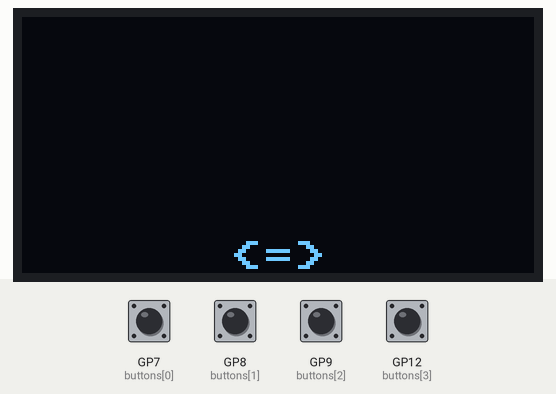
Simulated run of this program. Board: Raspberry Pi Pico running MicroPython. Shown: 128×64 one-colour display. Inputs (shaded band) come from the test bench; at power-on: GP7 (buttons[0]), GP8 (buttons[1]), GP9 (buttons[2]), GP12 (buttons[3]) HIGH.

Above: at 1.2 s.
1.3 s: GP7 (buttons[0]) pulled LOW for 1 s
At 3.1 s:
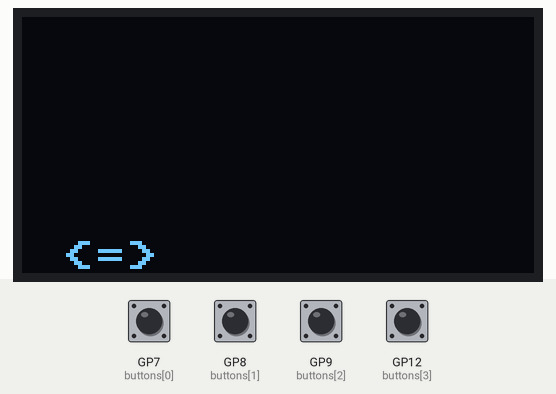
3.8 s: GP9 (buttons[2]) pulled LOW for 0.15 s
At 4.5 s:
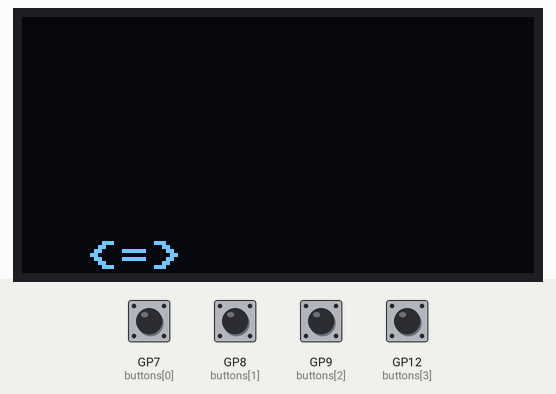
5.4 s: GP12 (buttons[3]) pulled LOW for 0.15 s
At 6.0 s:
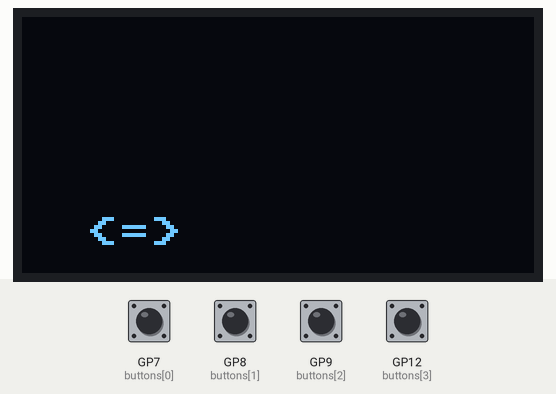
7.0 s: GP8 (buttons[1]) pulled LOW for 0.15 s
At 7.7 s:
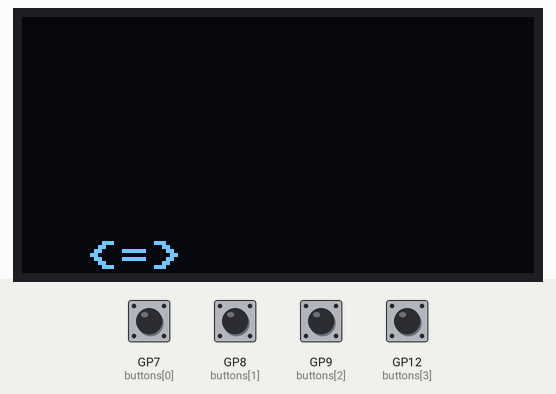
8.6 s: GP7 (buttons[0]) pulled LOW for 0.15 s
At 9.2 s:
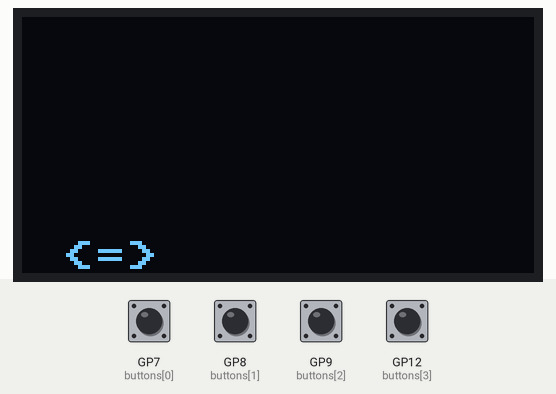
10.2 s: GP9 (buttons[2]) pulled LOW for 1 s
At 12.5 s:
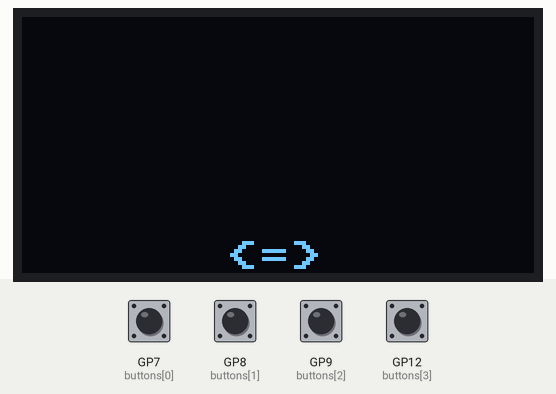
Timing chart, 0 to 13.7 s (numbered marks = the images above; inputs shaded):
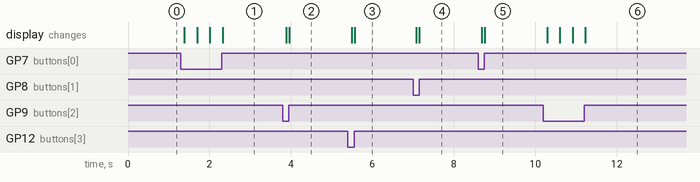

The program:

UfoControl.py
```python
from machine import Pin, I2C
from ssd1306 import SSD1306_I2C


sda_pin = 14
scl_pin = 15

i2c = I2C(1, scl=Pin(scl_pin), sda=(sda_pin))
oled = SSD1306_I2C(128, 64, i2c)

buttons = [Pin(pin, Pin.IN, Pin.PULL_UP) for pin in [7, 8, 9, 12]] #assign the pins

ufo_w = 24 #width # determine the ufo dimensions
ufo_h = 8 #height
ufo_x = (oled.width - ufo_w) / 2
ufo_y = (oled.height - ufo_h)

while True:
    oled.fill(0)
    button_left = buttons[0].value()  # buttons used to control the ufo
    button_right = buttons[2].value()
    button_up = buttons[1].value()
    button_down = buttons[3].value()

    if button_left == 0 and ufo_x > 0: # press of a button moves the ufo on the y-, or x-axis
        ufo_x -= 1

    if button_right == 0 and ufo_x < (oled.width - ufo_w):
        ufo_x += 1

    if button_up == 0 and ufo_y < (oled.height - ufo_h):
        ufo_y += 1

    if button_down == 0 and ufo_y > 0:
        ufo_y -= 1

    oled.text("<=>", int(ufo_x), int(ufo_y)) # draws the ufo on the screen based on button-input
    oled.show()
```

Measured:
- after the input at 1.3 s, the display: first changes after 0.08 s (image 1 shows a later state)
- after the input at 3.8 s, the display: first changes after 0.09 s (image 2 shows a later state)
- after the input at 5.4 s, the display: first changes after 0.10 s (image 3 shows a later state)
- after the input at 7.0 s, the display: first changes after 0.07 s (image 4 shows a later state)
- after the input at 8.6 s, the display: first changes after 0.08 s (image 5 shows a later state)
- after the input at 10.2 s, the display: first changes after 0.09 s (image 6 shows a later state)
